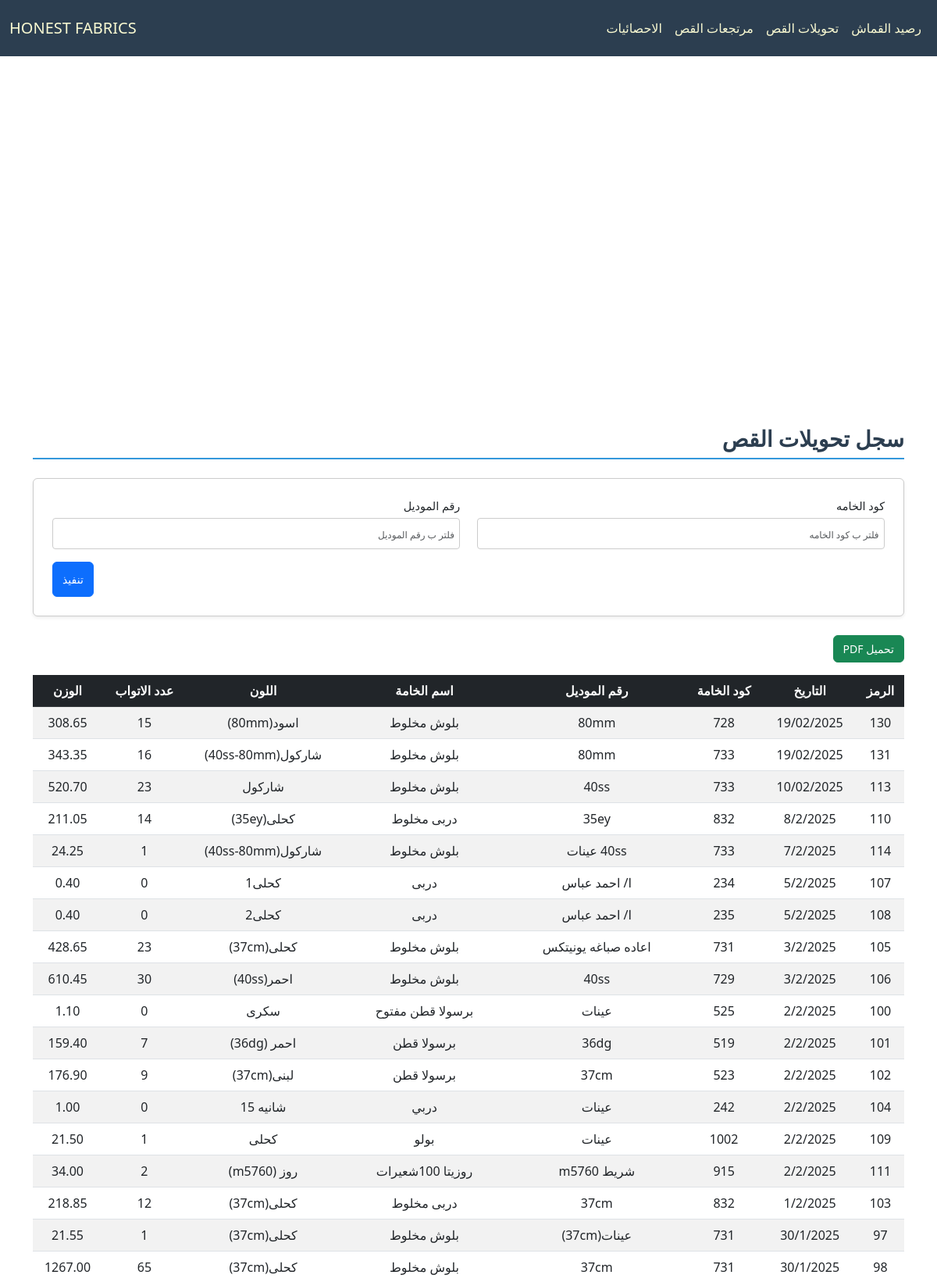
/cloth/CutTransfer/ (upper part), run on the app's committed database.
### cloth/models.py (models this page shows, shortened)
class Base(models.Model):
    id = models.IntegerField(primary_key=True, verbose_name="الرمز")
    fabric_code = models.CharField(max_length=100, verbose_name="كود الخامه", db_index=True, null=True, blank=True)
    fabric_name = models.CharField(max_length=200, verbose_name="اسم الخامه", null=True, blank=True)
    color = models.CharField(max_length=100, verbose_name="اللون", null=True, blank=True)
    roll = models.PositiveIntegerField(verbose_name="عدد الاتواب", null=True, blank=True)
    weight = models.DecimalField(max_digits=10, decimal_places=2, verbose_name="الوزن", null=True, blank=True)
    date = models.CharField(max_length=100,verbose_name="التاريخ", null=True, blank=True)
    class Meta:
        abstract = True

class CutTransfer(Base):
    model_number = models.CharField(max_length=100, verbose_name="رقم الموديل", null=True, blank=True)

### cloth/views.py (the view)
# urls.py: path('CutTransfer/', CutTransferView.as_view(), name='cut_transfer_view'),
class CutTransferView(FilterableListView):
    template_name = "cloth/cut.html"
    model = CutTransfer
    filter_fields = ['fabric_code', 'model_number']
    columns = ["الرمز","التاريخ","كود الخامة","رقم الموديل","اسم الخامة","اللون","عدد الاتواب","الوزن"]

### cloth/views.py (called while the page is built)
    def parse_date(self, date_str):
        try:
            normalized_date = date_str.replace("\\", "/")
            return datetime.strptime(normalized_date, "%d/%m/%Y")
        except (ValueError, AttributeError):
            return datetime.min

    def get_queryset(self):
        queryset = super().get_queryset()
        filters = Q()
        ordering = self.request.GET.get('order', 'desc')
        for field in self.filter_fields:
            filter_value = self.request.GET.get(field)
            if filter_value:
                filters &= Q(**{f"{field}__icontains": filter_value})
        filtered_queryset = queryset.filter(filters)
        models = list(filtered_queryset)
        models.sort(
            key=lambda x: self.parse_date(x.date) if x.date else datetime.min,
            reverse=(ordering == 'desc')
        )
        return models

    def get_context_data(self, **kwargs):
        context = super().get_context_data(**kwargs)
        update = Updates.objects.all().order_by('-date').first()
        context['update'] = localtime(update.date).strftime("%d/%m %I:%M %p") if update and update.date else None
        context['columns'] = self.columns
        model_meta = self.model._meta
        context['filter_fields'] = [
            {
                'field_name': field,
                'verbose_name': model_meta.get_field(field).verbose_name,
                'value': self.request.GET.get(field) or "",
            }
            for field in self.filter_fields
        ]
        return context

### cloth/templates/cloth/cut.html (shortened to what this page needs)
{% extends "cloth/layout.html" %}
{% block home_page %}
<a class="navbar-brand" href="{% url 'fabric_view' %}">HONEST FABRICS</a>
{% endblock %}
{% block navbar_links_small %}
{% include "cloth/nav_links.html" %}
{% endblock %}
{% block body %}
    <h2 class="section-title pt-4">سجل تحويلات القص</h2>
    <form method="get" class="filter-form-flex mb-4 p-4 rounded shadow-sm">
        {% for filter_field in filter_fields %}
        <div class="form-group mb-3">
            <label for="filter_{{ forloop.counter }}" class="form-label">{{ filter_field.verbose_name }}</label>
            <input type="text" id="filter_{{ forloop.counter }}" name="{{ filter_field.field_name }}"
                   placeholder="فلتر ب {{ filter_field.verbose_name }}"
                   class="form-control"
                   value="{{ filter_field.value }}">
        </div>
        {% endfor %}
        <div class="submit-container">
            <button type="submit" class="btn btn-primary submit-btn">تنفيذ</button>
        </div>
    </form>
    <button onclick="generatePDF()" class="btn btn-success mb-3">تحميل PDF</button>
    <div style="overflow-y: auto; max-height: 70vh; position: relative;" class="table-responsive mb-4">
        <table id="data-table"  class="table table-striped">
            <thead class="table-dark">
                <tr>
                    <th style="position: sticky; top: 0;" >الرمز</th>
                    <th style="position: sticky; top: 0;" >التاريخ</th>
                    <th style="position: sticky; top: 0;" >كود الخامة</th>
                    <th style="position: sticky; top: 0;" >رقم الموديل</th>
                    <th style="position: sticky; top: 0;" >اسم الخامة</th>
                    <th style="position: sticky; top: 0;" >اللون</th>
                    <th style="position: sticky; top: 0;" >عدد الاتواب</th>
                    <th style="position: sticky; top: 0;" >الوزن</th>
                </tr>
            </thead>
            <tbody>
                {% for model in models %}
                <tr>
                    <td>{{ model.id }}</td>
                    <td>{{ model.date }}</td>
                    <td>{{ model.fabric_code }}</td>
                    <td>{{ model.model_number }}</td>
                    <td>{{ model.fabric_name }}</td>
                    <td>{{ model.color }}</td>
                    <td>{{ model.roll }}</td>
                    <td>{{ model.weight }}</td>
                </tr>
                {% empty %}
                <tr>
                    <td colspan="8" class="text-center">لا يوجد عناصر</td>
                </tr>
                {% endfor %}
            </tbody>
        </table>
    </div>
    {% endblock body %}

### cloth/static/cloth/styles.css (style rules this page uses)
:root { --primary-color: #3498db; --light-blue: #3db1ff5e; --secondary-color: #2c3e50; --success-color: #2ecc71; --danger-color: #e74c3c; --warning-color: #f1c40f; --light-bg: #f8f9fa; --dark-bg: #343a40; --light-text: lightgoldenrodyellow; --golden-text: rgb(255, 255, 0); --border-color: #dee2e6; --white-color: #ffffff; }
*, *::before, *::after { box-sizing: border-box; }
ul, div { padding: 0; margin: 0; }
body { background-color: var(--light-bg); margin-top: 80px; margin-inline: 0; font-family: 'Segoe UI', Tahoma, Geneva, Verdana, sans-serif; line-height: 1.6; font-size: 16px; }
#navbar, #navbar a, #navbar-menu-body, #navbar-menu-body a { color: var(--light-text) !important; }
.section-title { color: var(--secondary-color); border-bottom: 2px solid var(--primary-color); padding-bottom: 0.5rem; margin-bottom: 1.5rem; font-weight: bold; }
.table { border-collapse: separate; border-spacing: 0; border-radius: 8px; width: 100%; }
.table th, .table td { text-align: center; vertical-align: middle; padding: 10px; }
.table-striped tbody tr:nth-of-type(odd) { background-color: var(--light-bg); }
.table-dark th { background-color: var(--secondary-color); color: var(--light-text); }
.table-responsive { overflow-x: auto; }
.table-responsive table th, .table-responsive table td { white-space: nowrap; min-width: fit-content; }
.table-responsive table { width: 100%; table-layout: auto; }
.filter-form-flex { display: flex; flex-wrap: wrap; padding: 1rem; border: 1px solid #ccc; border-radius: 8px; background-color: #fff; justify-content: space-between; column-gap: 2px; direction: rtl; }
.filter-form-flex .form-group { display: flex; flex-direction: column; margin-bottom: 5px; width: 49%; }
.filter-form-flex .form-label { font-size: 0.9rem; margin-bottom: 0.25rem; }
.filter-form-flex .form-control { border: 1px solid #ccc; border-radius: 4px; padding: 0.4rem; font-size: 0.9rem; }
.filter-form-flex input[type="text"], .filter-form-flex input[type="number"], .filter-form-flex input[type="date"] { width: 100%; height: 40px; }
.submit-container { display: flex; justify-content: flex-end; width: 100%; }
.filter-form-flex .submit-btn { width: auto; height: 45px; font-size: 1rem; }
@media (max-width: 1200px) { body { font-size: 15px; } }
@media (max-width: 1200px) { h4.section-title, h2 { font-size: 28px !important; } }
@media (max-width: 1200px) { p.lead, .oped_details_btn, .btn { font-size: 14px !important; } }
@media (max-width: 1200px) { ::placeholder { font-size: 12px !important; } }

### data on the page
CutTransfer: id "130", date "19/02/2025", fabric_code "728", model_number "80mm", fabric_name "بلوش مخلوط", color "اسود(80mm)", roll "15", weight "308.65"
CutTransfer: id "131", date "19/02/2025", fabric_code "733", model_number "80mm", fabric_name "بلوش مخلوط", color "شاركول(40ss-80mm)", roll "16", weight "343.35"
CutTransfer: id "113", date "10/02/2025", fabric_code "733", model_number "40ss", fabric_name "بلوش مخلوط", color "شاركول", roll "23", weight "520.70"
CutTransfer: id "110", date "8/2/2025", fabric_code "832", model_number "35ey", fabric_name "دربى مخلوط", color "كحلى(35ey)", roll "14", weight "211.05"
CutTransfer: id "114", date "7/2/2025", fabric_code "733", model_number "40ss عينات", fabric_name "بلوش مخلوط", color "شاركول(40ss-80mm)", roll "1", weight "24.25"
CutTransfer: id "107", date "5/2/2025", fabric_code "234", model_number "ا/ احمد عباس", fabric_name "دربى", color "كحلى1", roll "0", weight "0.40"
CutTransfer: id "108", date "5/2/2025", fabric_code "235", model_number "ا/ احمد عباس", fabric_name "دربى", color "كحلى2", roll "0", weight "0.40"
CutTransfer: id "105", date "3/2/2025", fabric_code "731", model_number "اعاده صباغه يونيتكس", fabric_name "بلوش مخلوط", color "كحلى(37cm)", roll "23", weight "428.65"
CutTransfer: id "106", date "3/2/2025", fabric_code "729", model_number "40ss", fabric_name "بلوش مخلوط", color "احمر(40ss)", roll "30", weight "610.45"
CutTransfer: id "100", date "2/2/2025", fabric_code "525", model_number "عينات", fabric_name "برسولا قطن مفتوح", color "سكرى", roll "0", weight "1.10"
CutTransfer: id "101", date "2/2/2025", fabric_code "519", model_number "36dg", fabric_name "برسولا قطن", color "احمر (36dg)", roll "7", weight "159.40"
CutTransfer: id "102", date "2/2/2025", fabric_code "523", model_number "37cm", fabric_name "برسولا قطن", color "لبنى(37cm)", roll "9", weight "176.90"
CutTransfer: id "104", date "2/2/2025", fabric_code "242", model_number "عينات", fabric_name "دربي", color "شانيه 15", roll "0", weight "1.00"
CutTransfer: id "109", date "2/2/2025", fabric_code "1002", model_number "عينات", fabric_name "بولو", color "كحلى", roll "1", weight "21.50"
CutTransfer: id "111", date "2/2/2025", fabric_code "915", model_number "شريط m5760", fabric_name "روزيتا 100شعيرات", color "روز (m5760)", roll "2", weight "34.00"
CutTransfer: id "103", date "1/2/2025", fabric_code "832", model_number "37cm", fabric_name "دربى مخلوط", color "كحلى(37cm)", roll "12", weight "218.85"
CutTransfer: id "97", date "30/1/2025", fabric_code "731", model_number "عينات(37cm)", fabric_name "بلوش مخلوط", color "كحلى(37cm)", roll "1", weight "21.55"
CutTransfer: id "98", date "30/1/2025", fabric_code "731", model_number "37cm", fabric_name "بلوش مخلوط", color "كحلى(37cm)", roll "65", weight "1267.00"

### other printed values
{{ filter_field.verbose_name }} "كود الخامه" "رقم الموديل"
